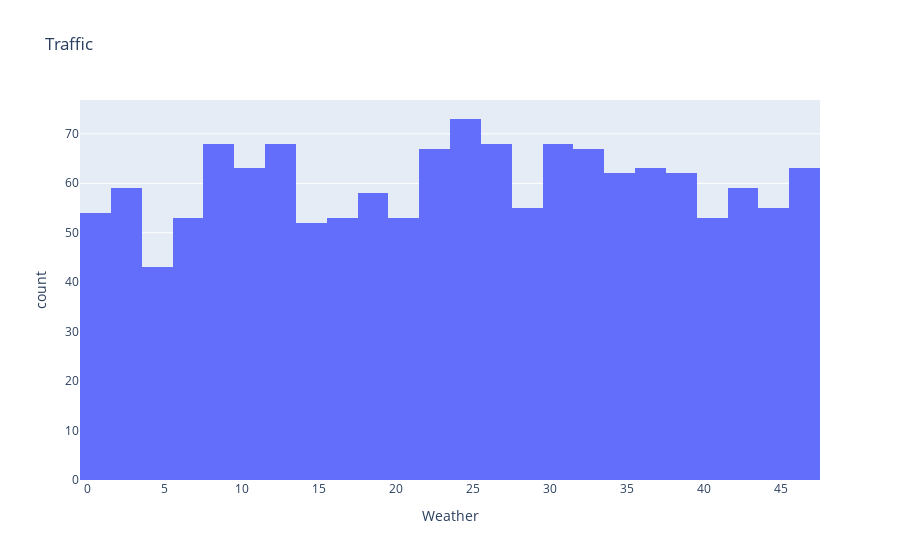

Notebook code for this chart:
### Code cell
import plotly.express as px
fig=px.histogram(dataset,x="Weather",title="Traffic")
fig.show()

### Figure 1 — Plotly figure (JSON) as saved in the notebook; plotly's stock layout.template omitted (floating-point values rounded to 4 significant figures; data arrays with more than 128 entries replaced by an {"elided": "..."} marker saying what was removed)
{"data": [{"alignmentgroup": "True", "bingroup": "x", "hovertemplate": "Weather=%{x}<br>count=%{y}<extra></extra>", "legendgroup": "", "marker": {"color": "#636efa", "pattern": {"shape": ""}}, "name": "", "offsetgroup": "", "orientation": "v", "showlegend": false, "type": "histogram", "x": {"elided": "1439 int values"}, "xaxis": "x", "yaxis": "y"}], "layout": {"autosize": true, "barmode": "relative", "legend": {"tracegroupgap": 0}, "title": {"text": "Traffic"}, "xaxis": {"anchor": "y", "autorange": true, "domain": [0, 1], "range": [-0.5, 47.5], "title": {"text": "Weather"}, "type": "linear"}, "yaxis": {"anchor": "x", "autorange": true, "domain": [0, 1], "range": [0, 76.84], "title": {"text": "count"}}}}
